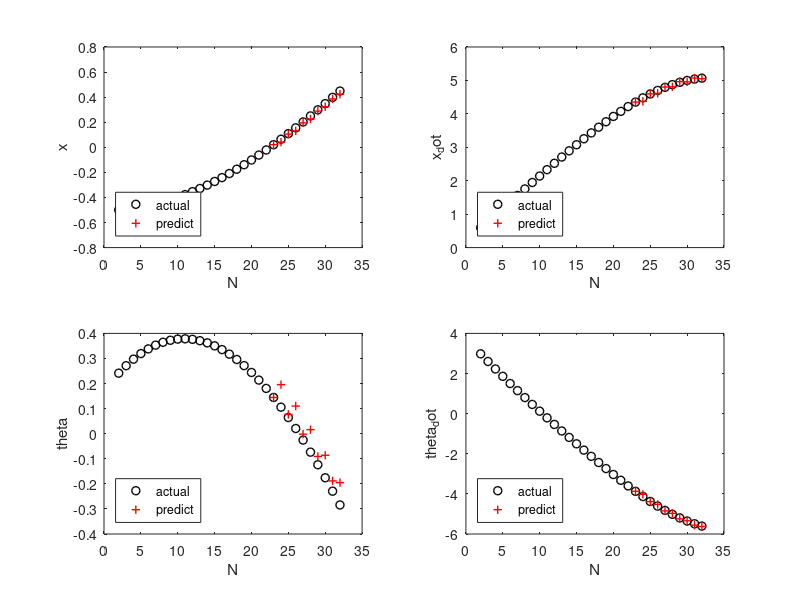

MATLAB code for this plot:
clear, clc

Y = [[-0.50420,0.40391,0.20771,3.36970,19.26883
-0.50016,0.59399,0.24141,2.98114,19.53761
-0.49422,0.78559,0.27122,2.60000,19.76569
-0.48637,0.97832,0.29722,2.22635,19.95292
-0.47658,1.17180,0.31949,1.86002,20.09829
-0.46486,1.36573,0.33809,1.50065,20.20010
-0.45121,1.55979,0.35309,1.14774,20.25607
-0.43561,1.75369,0.36457,0.80076,20.26352
-0.41807,1.94710,0.37258,0.45913,20.21942
-0.39860,2.13970,0.37717,0.12231,20.12055
-0.37720,2.33112,0.37839,-0.21021,19.96360
-0.35389,2.52097,0.37629,-0.53884,19.74525
-0.32868,2.70882,0.37090,-0.86390,19.46233
-0.30160,2.89419,0.36226,-1.18557,19.11186
-0.27265,3.07658,0.35041,-1.50390,18.69123
-0.24189,3.25542,0.33537,-1.81875,18.19828
-0.20933,3.43013,0.31718,-2.12980,17.63139
-0.17503,3.60005,0.29588,-2.43655,16.98966
-0.13903,3.76450,0.27152,-2.73827,16.27292
-0.10139,3.92277,0.24413,-3.03403,15.48191
-0.06216,4.07412,0.21379,-3.32271,14.61824
-0.02142,4.21776,0.18057,-3.60298,13.68447
0.02076,4.35292,0.14454,-3.87336,12.68412
0.06429,4.47881,0.10580,-4.13224,11.62154
0.10908,4.59464,0.06448,-4.37796,10.50181
0.15502,4.69967,0.02070,-4.60880,9.33059
0.20202,4.79318,-0.02539,-4.82316,8.11386
0.24995,4.87451,-0.07362,-5.01953,6.85763
0.29870,4.94307,-0.12381,-5.19668,5.56767
0.34813,4.99835,-0.17578,-5.35363,4.24914
0.39811,5.03995,-0.22932,-5.48979,2.90634
0.44851,5.06754,-0.28421,-5.60497,1.54239
0.49919,5.08088,-0.34026,-5.69939,0.15907
0.54999,5.07983,-0.39726,-5.77372,-1.24338
0.60079,5.06429,-0.45499,-5.82901,-2.66627
0.65144,5.03424,-0.51328,-5.86668,-4.11253
0.70178,4.98965,-0.57195,-5.88843,-5.58663
0.75167,4.93051,-0.63084,-5.89619,-7.09455
0.80098,4.85676,-0.68980,-5.89209,-8.64373
0.84955,4.76832,-0.74872,-5.87837,-10.24301
]];

T = 0.01
Y = Y';
X = Y(1:4,:);
U = Y(5,:);

[~, N] = size(Y);

k = 20;
end_k = 28;
A_bar = X(:,k+1:end_k)*pinv(Y(:,k:end_k-1))

Ak = A_bar(:,1:4);
Bk = A_bar(:,5);

Ac = (Ak - eye(4))/T
Bc = Bk/T

% Learned A and B in discrete form
A = [[ 0.92711078 -0.05051037 -0.24976697 -0.04513857]
 [ 0.48957787  0.76168445 -0.2983266  -0.15023423]
 [-0.24815822 -0.20601327  0.14964478 -0.14367852]
 [-4.29590777  1.26525649  0.62681816  1.7208228 ]];
B = [[ 0.00994732]
 [ 0.04838145]
 [ 0.0338666 ]
 [-0.23426057]];

A = Ak;
B = Bk;

% 

x0 = [0.20202,4.79318,-0.02539,-4.82316]';
u0 = 8.11386;
x1 = A*x0 + B*u0

start_idx = 22;
end_idx = N-8;

P = [];
p = [X(:,start_idx); U(start_idx)]

P_size = N - start_idx;

for i = start_idx:end_idx-1
    x_new = [A B]*p;
    P = [P x_new];
    p = [x_new; U(i)];
end


figure
subplot(2,2,1)
plot([2:end_idx], X(1,2:end_idx), 'ko', 'LineWidth', 1);
hold on;
plot([start_idx+1:end_idx], P(1,:), 'r+', 'LineWidth', 1);
xlabel("N");
ylabel("x");
legend("actual", "predict", "Location","southwest");

subplot(2,2,2)
plot([2:end_idx], X(2,2:end_idx), 'ko', 'LineWidth', 1);
hold on;
plot([start_idx+1:end_idx], P(2,:), 'r+', 'LineWidth', 1);
xlabel("N");
ylabel("x_dot");
legend("actual", "predict", "Location","southwest");

subplot(2,2,3)
plot([2:end_idx], X(3,2:end_idx), 'ko', 'LineWidth', 1);
hold on;
plot([start_idx+1:end_idx], P(3,:), 'r+', 'LineWidth', 1);
xlabel("N");
ylabel("theta");
legend("actual", "predict", "Location","southwest");

subplot(2,2,4)
plot([2:end_idx], X(4,2:end_idx), 'ko', 'LineWidth', 1);
hold on;
plot([start_idx+1:end_idx], P(4,:), 'r+', 'LineWidth', 1);
xlabel("N");
ylabel("theta_dot");
legend("actual", "predict", "Location","southwest");
